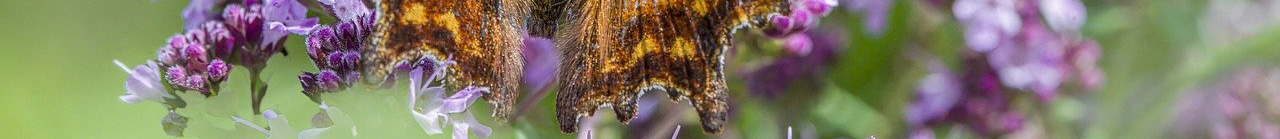
#> input picture butterfly/bill.jpg, 1280 x 139 px
$ python main.py
#> lines starting #> are read from the running program, lines starting #| are printed output that depends on the picture
import cv2
import os
import numpy as np
import random

def resize_fragment(f, target_size):
    return cv2.resize(f, target_size, interpolation=cv2.INTER_AREA)

def sum_of_differences(i,j):
    sum = 0.0
    total_width = i.shape[1]
    # the lower the weight the better the assumed match
    for x in range(i.shape[1]):
        pixel_i_value = i[x]
        pixel_j_value = j[x]
        pixel_i_norm = pixel_i_value / 255.0
        pixel_j_norm = pixel_j_value / 255.0
        diff_r = abs(pixel_i_norm[0] - pixel_j_norm[0])
        diff_g = abs(pixel_i_norm[1] - pixel_j_norm[1])
        diff_b = abs(pixel_i_norm[2] - pixel_j_norm[2])

        sum += (diff_r + diff_g + diff_b)/total_width
    return sum

def find_best_match(best_match_row, used):
    min_c_w = float("inf")
    for i in best_match_row:
        if i[1] not in used:
            if i[2] < min_c_w:
                min_c_w = i[2]
                best_match = i[1]
    return int(best_match)

def greedy_heuristic(arr, header, fragment_amount):
    order = [int(header)]
    while len(order) < fragment_amount:
        header = find_best_match(arr[header], order)
        order.append(header)
    return order

def open_and_read(images, path):
    path = "./" + path + "/"
    fragments = []
    for fragment in images:
        fragment = path + fragment
        fragment = cv2.imread(fragment, cv2.IMREAD_UNCHANGED)
        fragment = cv2.cvtColor(fragment, cv2.COLOR_BGR2RGB)
        fragments.append(fragment)
    return fragments

def find_max(A):
    max_height = max(f.shape[0] for f in A)
    max_width = max(f.shape[1] for f in A)
    return max_height, max_width

path = "./"
folder = input("Input the folder name: ")
#> the answer given: butterfly
path = path + folder
fragments  = os.listdir(path)
# print(fragments)
A = open_and_read(fragments, path)
#> in open_and_read, fragment is the input picture: shape (139, 1280, 3); mean B, G, R 104.8, 125.5, 131.7
#> A = 2 items

(max_height, max_width) = find_max(A)
#> in find_max, `max_height = max(f.shape[0] for f in A)`: max_height = 139
#> in find_max, `max_width = max(f.shape[1] for f in A)`: max_width = 1280
#> max_height = 139; max_width = 1280
# used for the concatenation
A_resized = [cv2.resize(image, (max_width, max_height)) for image in A]
#> A_resized = 2 items
# used for finding candidate weights
target_size = (max_width, max_height)
#> target_size = (1280, 139)
resized_fragments = [resize_fragment(f, target_size) for f in A]
#> call 2 of resize_fragment, with target_size = (1280, 139)
#> in resize_fragment (call 2), `return cv2.resize(f, target_size, interpolation=cv2.INTER_AREA)`:
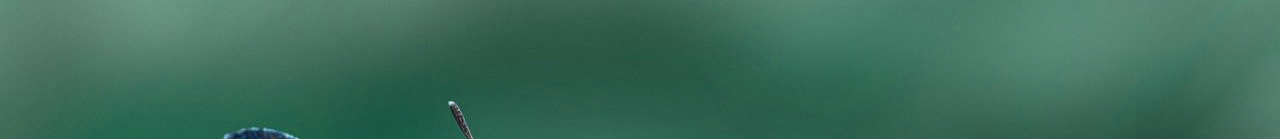
#> returned value: shape (139, 1280, 3); mean of channels 0, 1, 2 91.6, 109.6, 60.9; drawn as B, G, R
#> resized_fragments = 2 items

# contains i, j, and the weight between the two
C_ij = []
# contains all of the weights alone
C = []

for x,i in enumerate(resized_fragments):
    for y, j in enumerate(resized_fragments):
        if i is not j:
            # bottom row for i, top row for j
            C.append(sum_of_differences(i[i.shape[0]-1],j[0]))
            C_ij.append((x,y, C[-1]))
#> this loop made 2 passes
#> x on passes 1 to 2: 0, 1
#> after the loop, C = [0.388, 0.373]; C_ij = [(0, 1, 0.388), (1, 0, 0.373)]
# print(C_ij)

arr = np.zeros((len(A), len(A)-1), dtype=object)

# Populate the array with i, j, weights
count = 0
for row in range(len(A)):
    for col in range(len(A)-1):
        arr[row][col] = np.array(C_ij[count])
        count += 1
#> this loop made 2 passes
#> after the loop, count = 2

# 5 is the og header for the butterfly image
order = greedy_heuristic(arr, random.randint(0, len(A) - 1), len(A))
#> the loop in greedy_heuristic, `while len(order) < fragment_amount:` made 1 pass
#> header on pass 1: 0
#> after the loop in greedy_heuristic, `while len(order) < fragment_amount:`: order = [1, 0]
#> order = [1, 0]
print(order)
#| [1, 0]

stitched_image = np.vstack([A[idx] for idx in order])
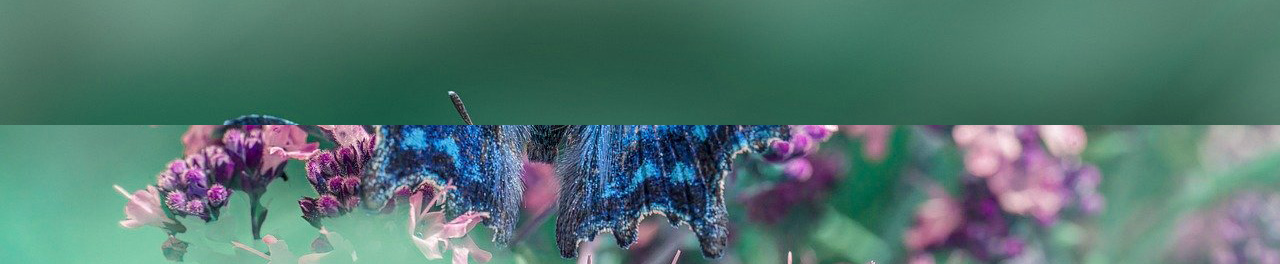
#> stitched_image: shape (264, 1280, 3); mean of channels 0, 1, 2 112.7, 118, 84; drawn as B, G, R

# Resize the stitched image back to its original dimensions
original_height = sum(image.shape[0] for image in A)
#> original_height = 264
original_width = min(image.shape[1] for image in A)
#> original_width = 1280
stitched_image = cv2.resize(stitched_image, (original_width, original_height))
stitched_image = cv2.cvtColor(stitched_image, cv2.COLOR_RGB2BGR)

# Save the stitched image to a file
cv2.imwrite("stitched_image.jpg", stitched_image)
print("Stitched image saved as 'stitched_image.jpg'")
